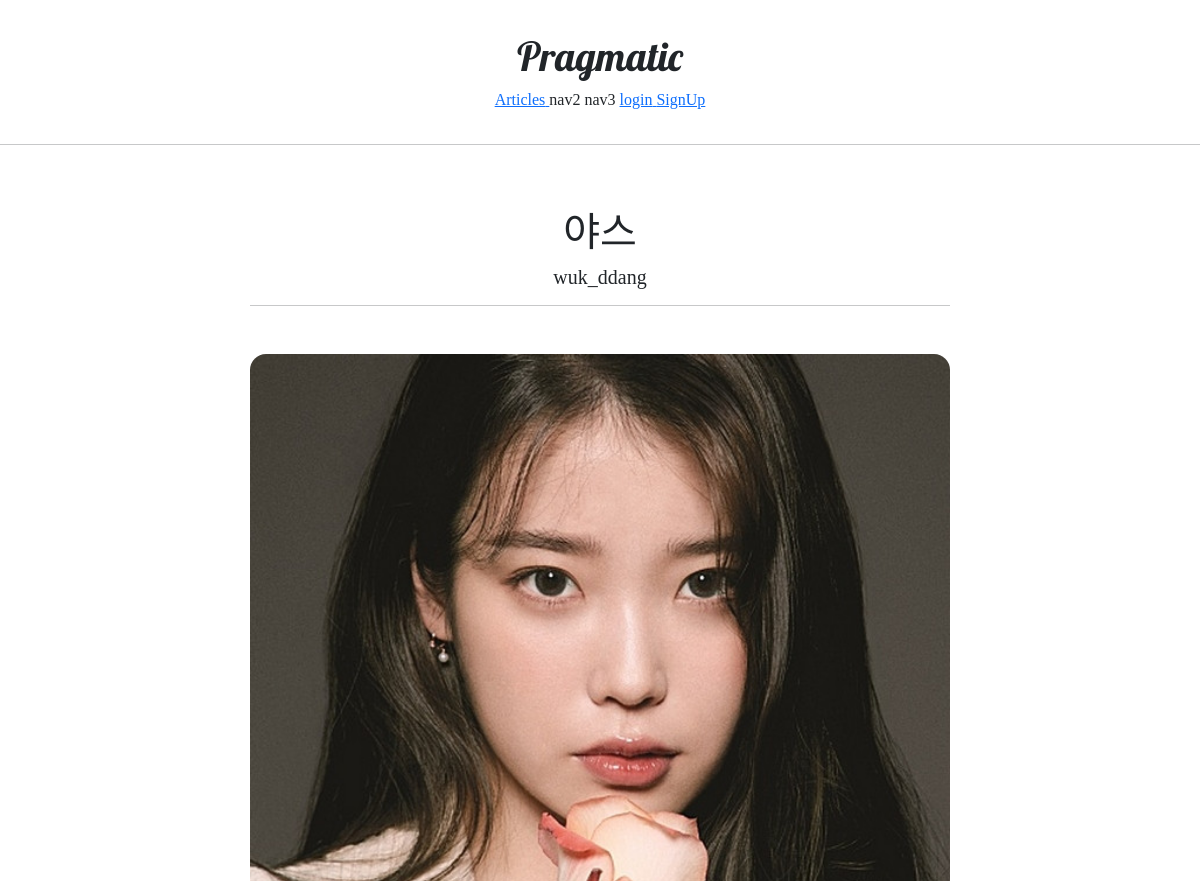
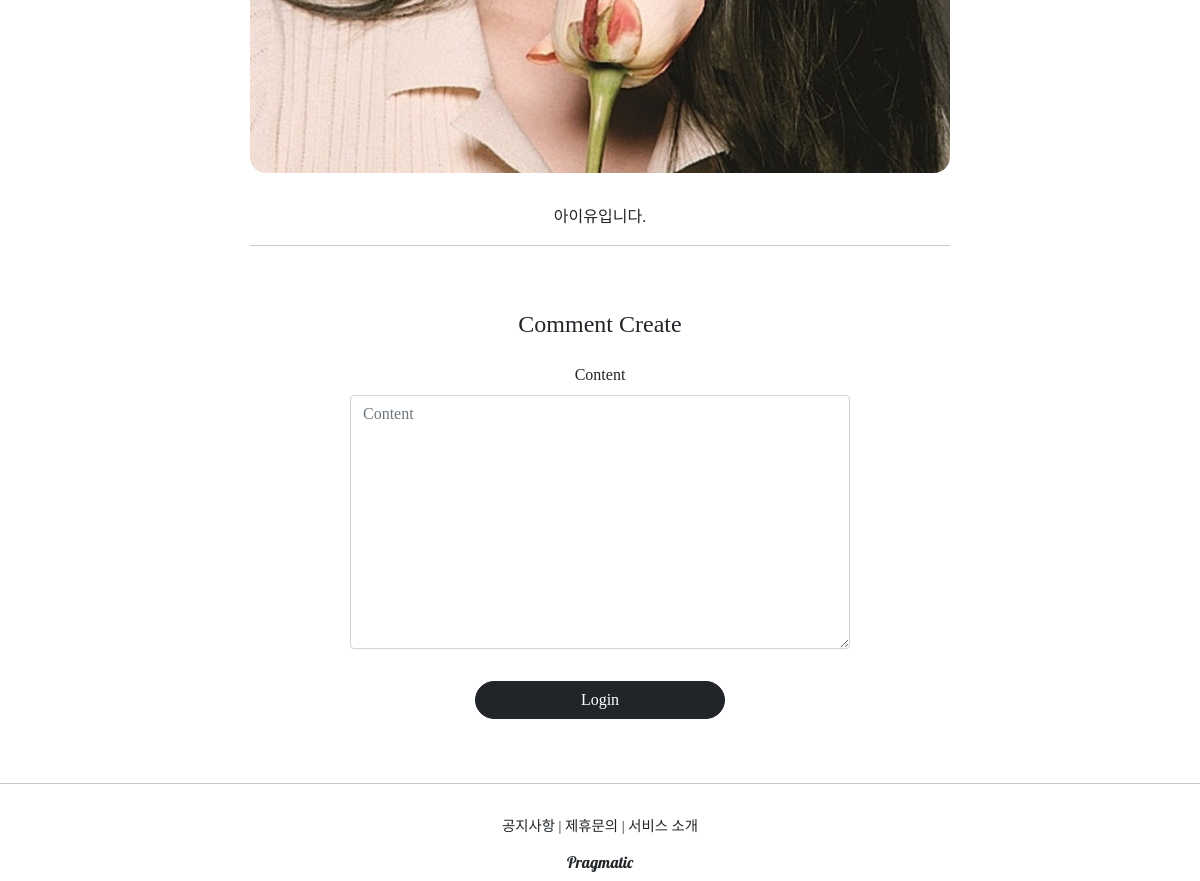
The app's page /articles/detail/3 with its own data (2 pictures, top to bottom).
### articleapp/models.py (models this page shows)
class Article(models.Model):
  writer = models.ForeignKey(User, on_delete=models.SET_NULL, related_name='article', null=True)
  title = models.CharField(max_length=200, null=True)
  image = models.ImageField(upload_to='articles/', null=False)
  content = models.TextField(null=True)
  created_at = models.DateField(auto_created=True, null=True)

### profileapp/models.py (models this page shows)
class Profile(models.Model):
  user = models.OneToOneField(User, on_delete=models.CASCADE, related_name='profile')
  image = models.ImageField(upload_to='profile/', null=True)
  nickname = models.CharField(max_length=20, unique=True, null=True)
  message = models.CharField(max_length=100, null=True)

### articleapp/views.py (the view)
# urls.py: path('detail/<int:pk>', ArticleDetailView.as_view(), name='detail'),
class ArticleDetailView(DetailView, FormMixin):
  model = Article
  form_class = CommentCreationForm
  context_object_name = 'target_article'
  template_name = 'articleapp/detail.html'

### commentapp/forms.py
class CommentCreationForm(ModelForm):
  class Meta:
    model = Comment
    fields = ['content']

### articleapp/templates/articleapp/detail.html (shortened to what this page needs)
{% extends 'base.html' %}
{% block content %}
  <div>
    <div style="text-align: center; max-width: 700px; margin: 4rem auto;">
      <h1>
        {{ target_article.title }}
      </h1>
      <h5>
        {{ target_article.writer.profile.nickname }}
      </h5>
      <hr>
      <img style="width: 100%; border-radius: 1rem; margin:2rem 0;"
        src="{{ target_article.image.url }}" alt="">
      <p>
        {{ target_article.content }}
      </p>
      <hr>
      {% include 'commentapp/create.html' with article=target_article %}
    </div>
  </div>
{% endblock %}

### records on screen
Article: title "야스", writer.profile.nickname "wuk_ddang", image (picture), content "아이유입니다."
